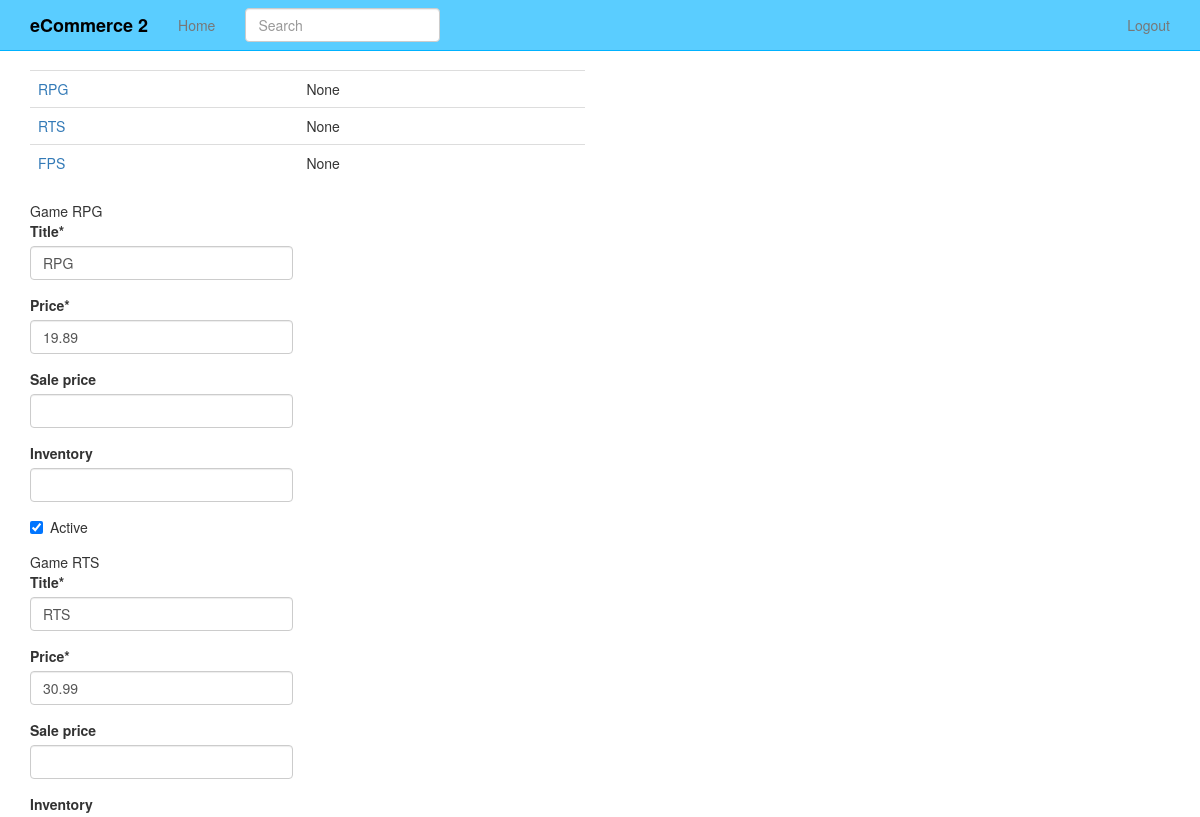
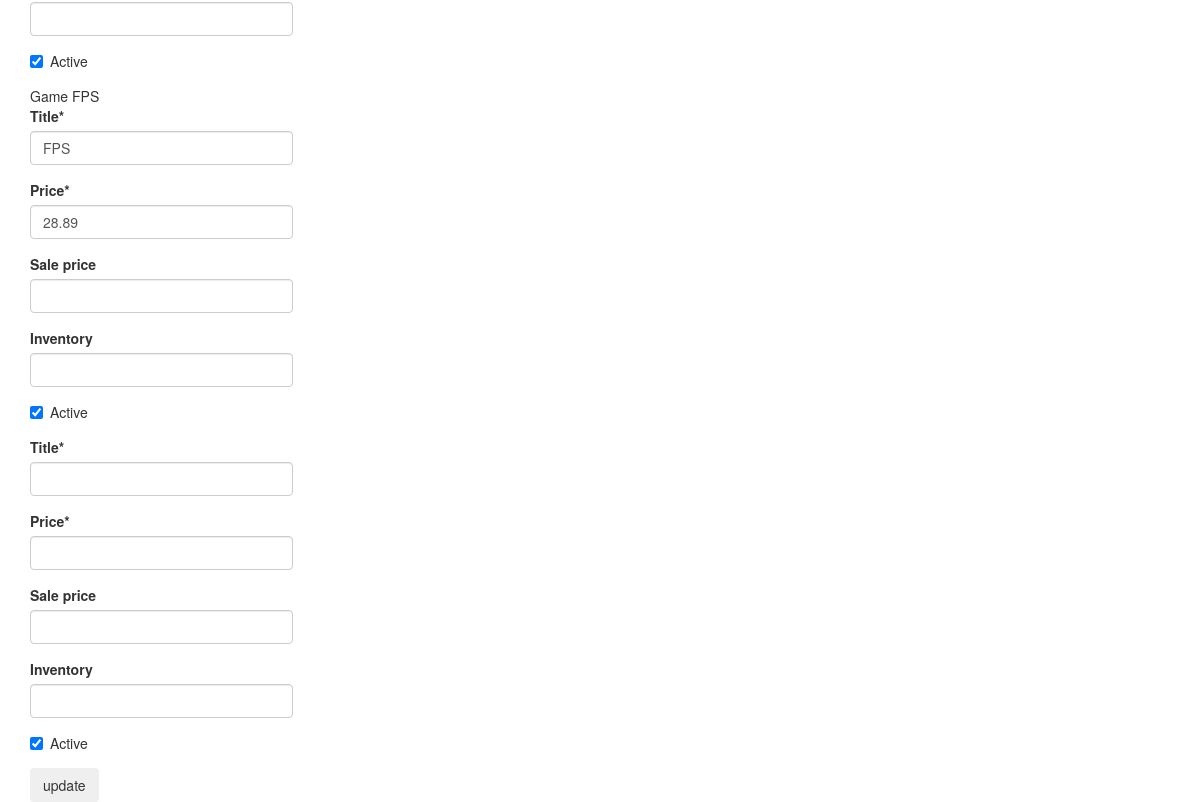
Page /products/3/inventory/ (signed in) on the earlier database version (2 pictures, top to bottom).
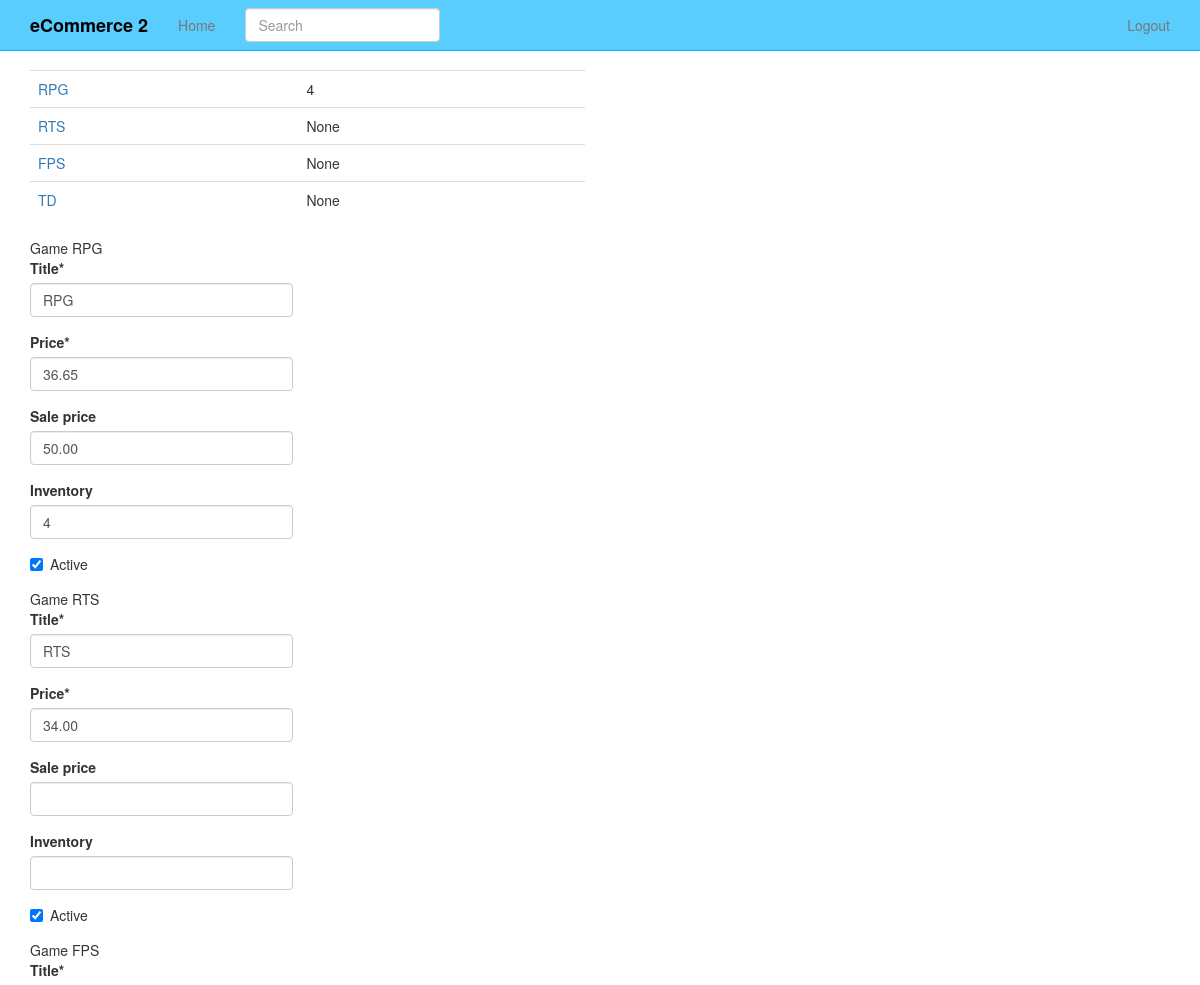
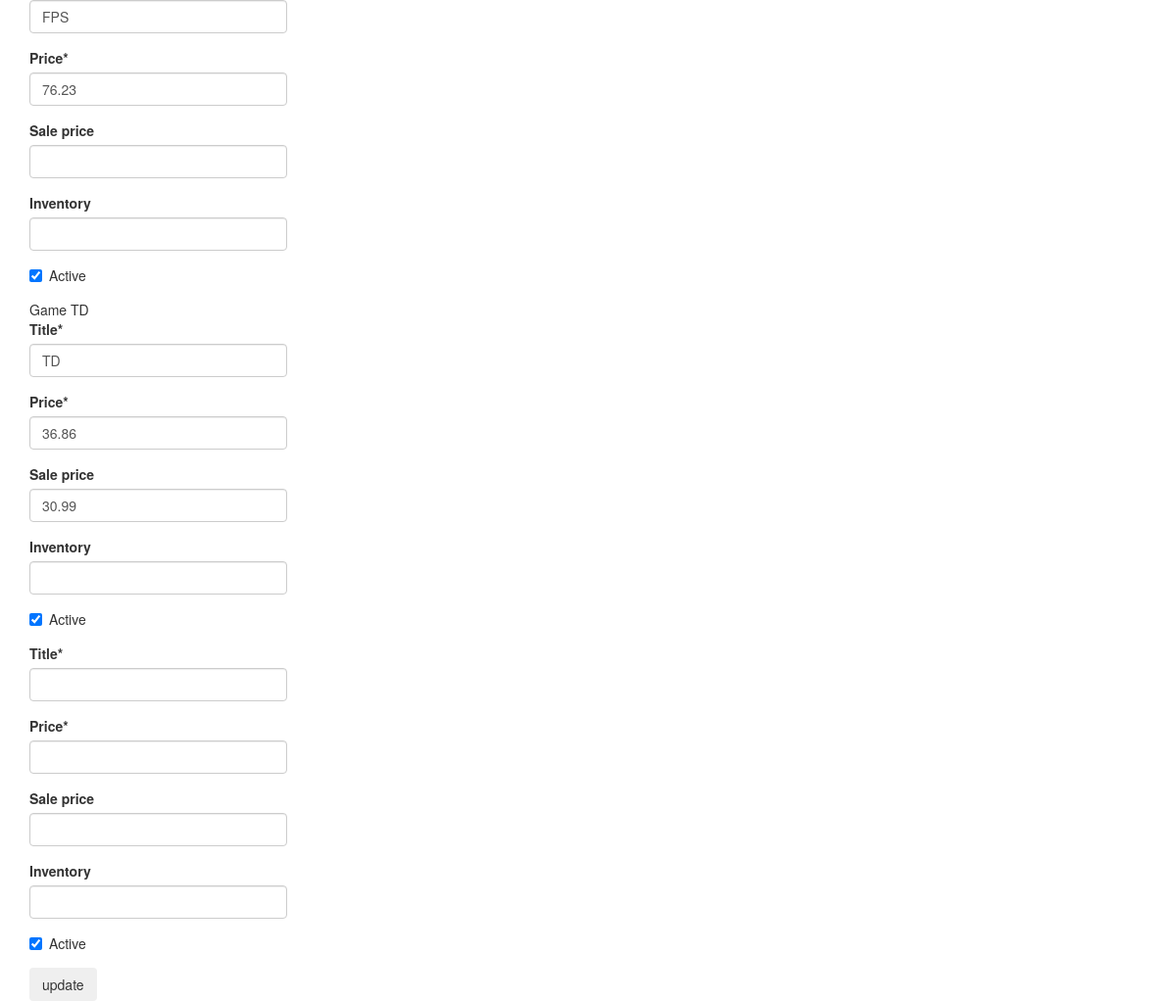
Same page on the later database version (2 pictures, top to bottom).
### products/models.py (models this page shows, shortened)
class Variation(models.Model):
    product = models.ForeignKey(Product)
    title = models.CharField(max_length=120)
    price = models.DecimalField(decimal_places=2, max_digits=20)
    sale_price = models.DecimalField(decimal_places=2, max_digits=20, blank=True, null=True)
    active = models.BooleanField(default=True)
    inventory = models.IntegerField(blank=True, null=True)  # refer none == unlimited amount
    def get_absolute_url(self):
        return self.product.get_absolute_url()

class Product(models.Model):
    title = models.CharField(max_length=120)
    description = models.TextField(blank=True, null=True)
    price = models.DecimalField(decimal_places=2, max_digits=20)
    active = models.BooleanField(default=True)
    objects = ProductManager()
    def get_absolute_url(self):
        return reverse("product_detail", kwargs={'pk': self.pk})

### products/views.py (the view, shortened to what this page needs)
# urls.py: url(r'^(?P<pk>\d+)/inventory/$', VariationListView.as_view(), name='product_inventory'),
class VariationListView(StaffRequiredMixin, ListView):
    model = Variation
    queryset = Variation.objects.all()
    def get_context_data(self, *args, **kwargs):
        context = super(VariationListView, self).get_context_data(*args, **kwargs)
        context['formset'] = VariationInventoryFormSet(queryset=self.get_queryset())
        return context
    def get_queryset(self, *args, **kwargs):
        product_pk = self.kwargs.get("pk")
        if product_pk:
            product = get_object_or_404(Product, pk=product_pk)
            queryset = Variation.objects.filter(product=product)
        return queryset

### products/mixins.py (called while the page is built)
    @method_decorator(login_required)
    def dispatch(self, request, *args, **kwargs):
        if request.user.is_staff:
            return super(StaffRequiredMixin, self).dispatch(request, *args, **kwargs)
        else:
            raise Http404

### products/models.py (called while the page is built)
    def active(self):
        return self.filter(active=True)

    def get_queryset(self):
        return ProductQuerySet(self.model, using=self._db)

    def all(self, *args, **kwargs):
        return self.get_queryset().active()

### products/templates/products/variation_list.html (shortened to what this page needs)
{% extends 'base.html' %}
{% load crispy_forms_tags %}
{% block content %}
<div class="row">
    <div class="col-sm-6">
    <table class="table">
   {% for object in object_list %}
    <tr>
        <td><a href='{{ object.get_absolute_url }}'>{{ object.title }}</a></td><td>{{ object.inventory }}</td>
    </tr>
    {% endfor %}
    </table>
    </div>
</div>
<div class="row">
    <div class="col-sm-3">
    <form method="post" action=""> {% csrf_token %}
    {% for form in formset %}
    {{ form.instance.product.title }}
    {{ form.instance.title }}
    {{ form|crispy}}
    {% endfor %}
    <input type="submit" value="update" class="btn" />
    </form>
    </div>
</div>
{% endblock %}

### templates/base.html (shortened to what this page needs)
{% load staticfiles %}
<!DOCTYPE html>
<html lang="en">
  <head>
    {% include 'css_head.html' %}
  </head>
  <body>
  {% include 'navbar.html' %}
    <div class="container">
      {% block content %}
      {% endblock %}
    </div>
  </body>
</html>

### templates/css_head.html
{% load staticfiles %}
<link href="{% static 'css/bootstrap.min.css' %}" rel="stylesheet">
 <link rel="stylesheet" href="//maxcdn.bootstrapcdn.com/font-awesome/4.3.0/css/font-awesome.min.css">
<link href="{% static 'css/navbar-static-top.css' %}" rel="stylesheet">
<link href="{% static 'css/custom.css' %}" rel="stylesheet">

### templates/navbar.html (shortened to what this page needs)
{% load staticfiles %}
    <nav class="navbar navbar-default navbar-static-top">
      <div class="container">
        <div class="navbar-header">
          <a class="navbar-brand" href="{% url 'home' %}">eCommerce 2</a>
        </div>
        <div id="navbar" class="navbar-collapse collapse">
          <ul class="nav navbar-nav">
            <li><a href="{% url 'home' %}">Home</a></li>
            <form class="navbar-form navbar-left" method="GET" role="search" action='{% url "products" %}'>
              <div class="form-group">
              <input type="text" class="form-control" placeholder="Search" name="q">
              </div>
            </form>
          </ul>
          <ul class="nav navbar-nav navbar-right">
          {% if request.user.is_authenticated %}
            <li><a href="{% url 'auth_logout' %}">Logout</a></li>
          {% else %}
            <li><a href="{% url 'registration_register' %}">Register</a></li>
          {% endif %}
          </ul>
        </div>
      </div>
    </nav>

### templates/javascript.html (shortened to what this page needs)
 {% load staticfiles%}

### static_in_pro/our_static/css/navbar-static-top.css (style rules this page uses)
body { min-height: 1000px; }
.navbar-static-top { margin-bottom: 19px; background-color: #5ACDFF; border-color: #00B2FF; }
.navbar-default .navbar-brand { color: #000; font-weight: 900; }

Differences in the rows shown:
changed Variation "RPG": inventory "None" → "4"
added Variation: title "TD", inventory "None", instance.product "Game", instance "TD"
Other differences:
form field form: "19.89" → "36.65"
form field form: (not shown) → "50.00"
form field form: (not shown) → "4"
form field form: "30.99" → "34.00"
form field form: "28.89" → "76.23"
new list line: "Title Price Sale price Inventory Active TD 36.86 30.99  ☑"
